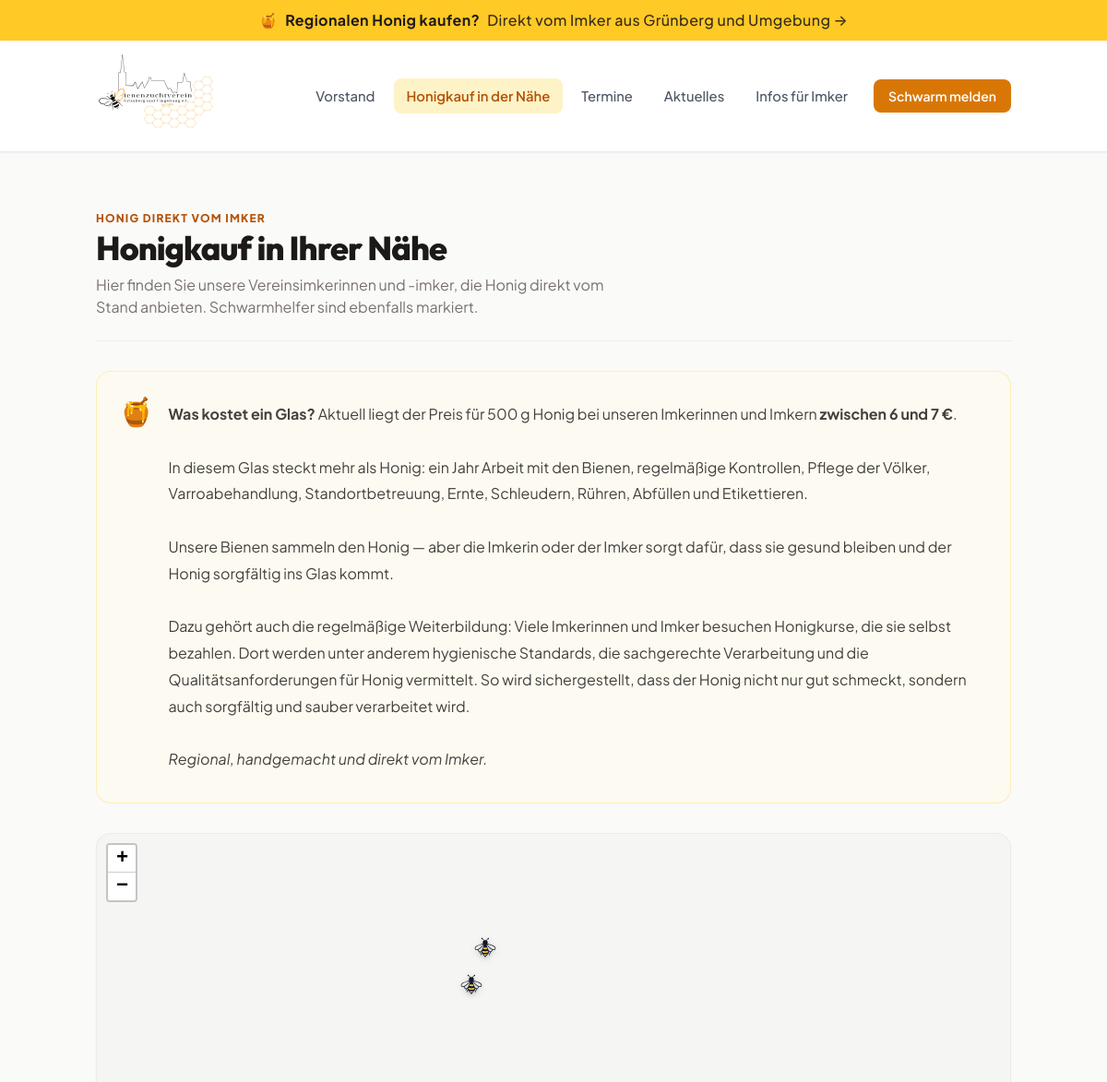
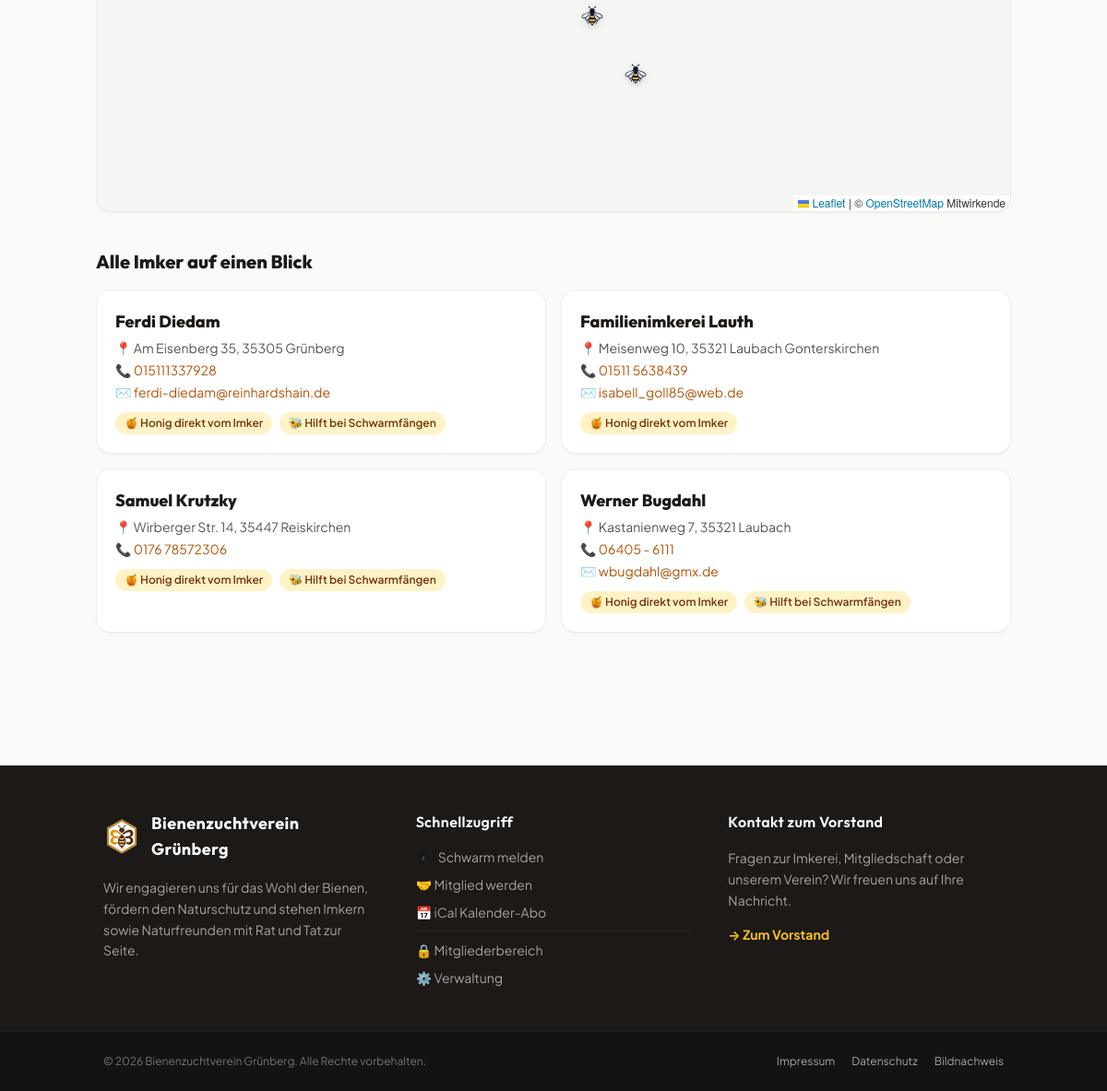
Page /imker.php on the committed database (2 pictures, top to bottom).
### tables this page shows
CREATE TABLE page_blocks (
    slug          VARCHAR(100) NOT NULL,
    title         VARCHAR(255) DEFAULT NULL,
    body          MEDIUMTEXT,
    updated_at    DATETIME NOT NULL DEFAULT CURRENT_TIMESTAMP ON UPDATE CURRENT_TIMESTAMP,
    updated_by    INT UNSIGNED DEFAULT NULL,
    PRIMARY KEY (slug)
);

CREATE TABLE imker (
    id            INT UNSIGNED NOT NULL AUTO_INCREMENT,
    name          VARCHAR(128) NOT NULL,
    street        VARCHAR(255) DEFAULT NULL,
    postal_code   VARCHAR(10)  DEFAULT NULL,
    city          VARCHAR(128) DEFAULT NULL,
    lat           DECIMAL(10,7) DEFAULT NULL,
    lng           DECIMAL(10,7) DEFAULT NULL,
    phone         VARCHAR(64)  DEFAULT NULL,
    email         VARCHAR(128) DEFAULT NULL,
    sells_honey   TINYINT(1) NOT NULL DEFAULT 0,
    swarm_helper  TINYINT(1) NOT NULL DEFAULT 0,
    description   TEXT,
    consent_given TINYINT(1) NOT NULL DEFAULT 0,
    is_published  TINYINT(1) NOT NULL DEFAULT 1,
    sort_order    INT NOT NULL DEFAULT 0,
    created_at    DATETIME NOT NULL DEFAULT CURRENT_TIMESTAMP,
    updated_at    DATETIME NOT NULL DEFAULT CURRENT_TIMESTAMP ON UPDATE CURRENT_TIMESTAMP,
    PRIMARY KEY (id),
    KEY ix_imker_pub (is_published, consent_given, lat)
);

### library/Database.php (called while the page is built, shortened)
<?php
final class Database
{
    private static ?PDO $pdo = null;
    public static function pdo(): PDO
    {
        if (self::$pdo !== null) {
            return self::$pdo;
        }
        if (defined('DB_SOCKET') && DB_SOCKET) {
            $dsn = sprintf('mysql:unix_socket=%s;dbname=%s;charset=utf8mb4', DB_SOCKET, DB_NAME);
        } else {
            $dsn = sprintf('mysql:host=%s;port=%d;dbname=%s;charset=utf8mb4',
                DB_HOST, DB_PORT, DB_NAME);
        }
        self::$pdo = new PDO($dsn, DB_USER, DB_PASS, [
            PDO::ATTR_ERRMODE            => PDO::ERRMODE_EXCEPTION,
            PDO::ATTR_DEFAULT_FETCH_MODE => PDO::FETCH_ASSOC,
            PDO::ATTR_EMULATE_PREPARES   => false,
            (defined('Pdo\Mysql::ATTR_INIT_COMMAND') ? \Pdo\Mysql::ATTR_INIT_COMMAND : PDO::MYSQL_ATTR_INIT_COMMAND)
                => 'SET NAMES utf8mb4 COLLATE utf8mb4_unicode_ci',
        ]);
        return self::$pdo;
    }
}

### library/Helpers.php (called while the page is built, shortened)
<?php
function h(?string $s): string
{
    return htmlspecialchars((string)$s, ENT_QUOTES | ENT_SUBSTITUTE, 'UTF-8');
}
function clean_html(?string $html): string
{
    if (!$html) return '';
    $allowed = '<p><br><strong><em><b><i><u><ul><ol><li><a><h1><h2><h3><h4><blockquote><div><del><pre><code>';
    $clean = strip_tags($html, $allowed);
    $clean = preg_replace_callback('/<a\s+([^>]*)>/i', static function ($m) {
        $attrs = $m[1];
        $href  = '';
        if (preg_match('/href\s*=\s*"([^"]*)"/i', $attrs, $hm)) $href = $hm[1];
        elseif (preg_match("/href\s*=\s*'([^']*)'/i", $attrs, $hm)) $href = $hm[1];
        if (!preg_match('#^(https?:|mailto:|tel:|/)#i', $href)) {
            return '';
        }
        $title  = '';
        if (preg_match('/title\s*=\s*"([^"]*)"/i', $attrs, $tm)) $title = $tm[1];
        $target = (preg_match('/target\s*=\s*"_blank"/i', $attrs)) ? ' target="_blank" rel="noopener noreferrer"' : '';
        return '<a href="' . h($href) . '"' . ($title ? ' title="' . h($title) . '"' : '') . $target . '>';
    }, $clean) ?? '';
    return $clean;
}
function nav_active(string $path, string $current): string
{
    return ($path === $current) ? ' aria-current="page" class="font-semibold text-amber-700"' : '';
}
function webcal_url(string $path = '/termine.ics'): string
{
    $host = $_SERVER['HTTP_HOST'] ?? 'bienenzuchtverein-gruenberg.de';
    return 'webcal://' . $host . $path;
}
function block(string $slug, string $default = ''): string
{
    static $cache = [];
    if (!array_key_exists($slug, $cache)) {
        try {
            $stmt = Database::pdo()->prepare("SELECT body FROM page_blocks WHERE slug = ?");
            $stmt->execute([$slug]);
            $cache[$slug] = $stmt->fetchColumn();
        } catch (Throwable $e) {
            $cache[$slug] = false;
        }
    }
    return $cache[$slug] !== false ? (string)$cache[$slug] : $default;
}
function block_html(string $slug, string $default = ''): string
{
    return clean_html(block($slug, $default));
}

### public/imker.php (the view, shortened to what this page needs)
<?php
$pdo = Database::pdo();
$rows = $pdo->query(
    "SELECT id, name, street, postal_code, city, lat, lng, phone, email,
            sells_honey, swarm_helper, description
       FROM imker
      WHERE is_published = 1
        AND consent_given = 1
        AND lat IS NOT NULL
        AND lng IS NOT NULL
      ORDER BY sort_order ASC, id ASC"
)->fetchAll();
$mapData = array_map(fn($r) => [
    'id'    => (int)$r['id'],
    'name'  => $r['name'],
    'addr'  => trim(($r['street'] ?? '') . ', ' . trim(($r['postal_code'] ?? '') . ' ' . ($r['city'] ?? '')), ', '),
    'lat'   => (float)$r['lat'],
    'lng'   => (float)$r['lng'],
    'phone' => $r['phone'],
    'email' => $r['email'],
    'honey' => (bool)$r['sells_honey'],
    'swarm' => (bool)$r['swarm_helper'],
    'desc'  => clean_html($r['description'] ?? ''),
], $rows);
Templates::header('Honigkauf in Ihrer Nähe', '/imker.php');
?>
<link rel="stylesheet" href="https://unpkg.com/leaflet@1.9.4/dist/leaflet.css"
>
<section class="max-w-5xl mx-auto px-4 py-12 md:py-16">
  <div class="border-b border-stone-200/60 pb-6 mb-8">
    <div class="text-xs uppercase tracking-widest text-honey-700 font-extrabold mb-1" data-edit-resource="page_blocks" data-edit-id="imker.eyebrow">
      <?= h(block('imker.eyebrow', 'Bienenfreunde in der Region')) ?>
    </div>
    <h1 class="text-3xl md:text-4xl font-display font-extrabold text-stone-900 tracking-tight" data-edit-resource="page_blocks" data-edit-id="imker.title">
      <?= h(block('imker.title', 'Imker auf der Karte')) ?>
    </h1>
    <p class="text-stone-500 mt-2 text-base max-w-xl" data-edit-resource="page_blocks" data-edit-id="imker.subtitle">
      <?= h(block('imker.subtitle', '')) ?>
    </p>
  </div>
  <div class="bg-honey-50/60 border border-honey-200/60 rounded-2xl p-5 md:p-6 mb-8 flex gap-4 items-start">
    <div class="text-3xl shrink-0">🍯</div>
    <div class="prose-bzv text-stone-700 text-sm md:text-base [&>p]:my-2" data-edit-resource="page_blocks" data-edit-id="imker.honig_preis">
      <?= block_html('imker.honig_preis',
          '<p><strong>Was kostet ein Glas?</strong> Aktuell liegt der Preis für 500 g Vereinshonig bei unseren '
        . 'Imkerinnen und Imkern <strong>zwischen 6 und 7 €</strong>. Das mag erst einmal viel klingen — bedenken '
        . 'Sie aber: für 500 g Honig muss eine Biene rund 40.000-mal ausfliegen, dabei legt das ganze Volk zusammen '
        . 'eine Strecke von etwa 120.000 km zurück. Das ist 3-mal um die Erde. Pro Glas. Ohne Trinkgeld.</p>'
        . '<p>Den genauen Preis und die verfügbaren Sorten erfragen Sie am besten direkt bei dem Imker Ihrer Wahl.</p>') ?>
    </div>
  </div>
  <?php if (!$mapData): ?>
    <div class="bg-stone-50 border border-stone-200/60 rounded-2xl p-8 text-center" data-edit-resource="page_blocks" data-edit-id="imker.empty">
      <img src="/assets/bee.svg" alt="" class="w-12 h-12 mx-auto mb-3 opacity-60">
      <p class="text-stone-600"><?= h(block('imker.empty', 'Aktuell sind noch keine Imker auf der Karte eingetragen.')) ?></p>
    </div>
  <?php else: ?>
    <div id="imker-map" class="w-full h-[500px] rounded-2xl border border-stone-200/60 shadow-sm overflow-hidden"
         style="background: #f5f5f4;"></div>
    <h2 class="text-xl font-display font-extrabold text-stone-900 mt-10 mb-4">Alle Imker auf einen Blick</h2>
    <div class="grid sm:grid-cols-2 gap-4">
      <?php foreach ($rows as $r): ?>
        <article class="bg-white border border-stone-200/60 rounded-2xl p-5 shadow-sm" data-edit-resource="imker" data-edit-id="<?= (int)$r['id'] ?>">
          <h3 class="font-display font-extrabold text-stone-900 text-lg"><?= h($r['name']) ?></h3>
          <?php if ($r['street'] || $r['city']): ?>
            <p class="text-sm text-stone-600 mt-1">📍 <?= h(trim(($r['street'] ?? '') . ', ' . trim(($r['postal_code'] ?? '') . ' ' . ($r['city'] ?? '')), ', ')) ?></p>
          <?php endif; ?>
          <?php if ($r['phone']): ?>
            <p class="text-sm mt-1"><a href="tel:<?= h(preg_replace('/[^0-9+]/', '', $r['phone'])) ?>" class="text-honey-700 hover:underline">📞 <?= h($r['phone']) ?></a></p>
          <?php endif; ?>
          <?php if ($r['email']): ?>
            <p class="text-sm mt-1"><a href="mailto:<?= h($r['email']) ?>" class="text-honey-700 hover:underline">✉️ <?= h($r['email']) ?></a></p>
          <?php endif; ?>
          <?php if ($r['sells_honey'] || $r['swarm_helper']): ?>
            <div class="flex flex-wrap gap-2 mt-3 text-xs">
              <?php if ($r['sells_honey']): ?><span class="bg-amber-100 text-amber-900 px-2.5 py-1 rounded-full font-semibold">🍯 Honig direkt vom Imker</span><?php endif; ?>
              <?php if ($r['swarm_helper']): ?><span class="bg-amber-100 text-amber-900 px-2.5 py-1 rounded-full font-semibold">🐝 Hilft bei Schwarmfängen</span><?php endif; ?>
            </div>
          <?php endif; ?>
        </article>
      <?php endforeach; ?>
    </div>
  <?php endif; ?>
</section>
<?php Templates::footer(); ?>

### library/Templates.php (shortened to what this page needs)
<?php
final class Templates
{
    public static function header(string $pageTitle = '', string $currentPath = '/'): void
    {
        ?>
<!DOCTYPE html>
<html lang="de" class="scroll-smooth">
<head>
    <script src="https://cdn.tailwindcss.com"></script>
</head>
<body class="min-h-screen bg-stone-50 text-stone-900 font-sans flex flex-col antialiased">
<a href="/imker.php" class="relative block bg-gradient-to-r from-amber-400 via-honey-400 to-amber-400 text-stone-900 text-center py-2.5 px-4 font-bold tracking-wide shadow-sm hover:brightness-105 transition duration-150 z-50">
  <div class="max-w-5xl mx-auto flex items-center justify-center gap-2 text-sm sm:text-base">
    <span class="text-base">🍯</span>
    <span data-edit-resource="page_blocks" data-edit-id="banner.honig.text">
      <?= h(block('banner.honig.text', 'Regionalen Honig kaufen?')) ?>
    </span>
    <span class="hidden sm:inline font-medium text-stone-900/90" data-edit-resource="page_blocks" data-edit-id="banner.honig.suffix">
      <?= h(block('banner.honig.suffix', 'Direkt vom Imker aus Grünberg und Umgebung →')) ?>
    </span>
  </div>
</a>
<header class="sticky top-0 bg-white/90 backdrop-blur-md border-b border-stone-200/80 shadow-sm z-40 transition-all duration-300">
  <div class="max-w-5xl mx-auto px-4 py-3 flex items-center justify-between">
    <a href="/" class="flex items-center group" aria-label="Zur Startseite">
      <img src="/assets/logo.svg" alt="<?= h(SITE_NAME) ?>"
           class="h-20 md:h-24 w-auto group-hover:scale-[1.02] transition-transform duration-200"
           width="1836" height="1336">
    </a>
    <nav class="hidden md:flex items-center gap-1.5">
      <a href="/vorstand.php"<?= nav_active('/vorstand.php', $currentPath) ?>>Vorstand</a>
      <a href="/imker.php"<?= nav_active('/imker.php', $currentPath) ?>>Honigkauf in der Nähe</a>
      <a href="/termine.php"<?= nav_active('/termine.php', $currentPath) ?>>Termine</a>
      <a href="/aktuelles.php"<?= nav_active('/aktuelles.php', $currentPath) ?>>Aktuelles</a>
      <a href="/infos.php"<?= nav_active('/infos.php', $currentPath) ?>>Infos für Imker</a>
      <a href="/schwarm.php" class="ml-2 bg-amber-600 hover:bg-amber-700 text-white font-semibold px-4 py-2 rounded-lg text-sm transition-all shadow-sm hover:shadow shadow-amber-600/10">Schwarm melden</a>
    </nav>
  </div>
</header>
<main class="flex-1">
<?php
    }
    public static function footer(): void
    {
        ?>
</main>
<footer class="mt-20 bg-stone-900 border-t border-stone-800 text-stone-400 text-sm">
  <div class="max-w-5xl mx-auto px-6 py-12 grid sm:grid-cols-3 gap-10">
    <div class="space-y-4">
      <div class="flex items-center gap-3">
        <img src="/assets/favicon.png" alt="" class="w-10 h-10 object-contain shrink-0" width="256" height="256">
        <span class="font-display font-bold text-white text-lg tracking-wide"><?= h(SITE_NAME) ?></span>
      </div>
      <p class="text-stone-400 leading-relaxed max-w-xs">
        Wir engagieren uns für das Wohl der Bienen, fördern den Naturschutz und stehen Imkern sowie Naturfreunden mit Rat und Tat zur Seite.
      </p>
    </div>
    <div>
      <div class="font-display font-semibold text-white text-base tracking-wide mb-4" data-edit-resource="page_blocks" data-edit-id="footer.quicklinks.title">
        <?= h(block('footer.quicklinks.title', 'Schnellzugriff')) ?>
      </div>
      <ul class="space-y-2.5">
        <li><a href="/schwarm.php" class="hover:text-amber-400 transition-colors flex items-center gap-2"><img src="/assets/bee.svg" alt="" class="w-4 h-4">Schwarm melden</a></li>
        <li><a href="/mitglied-werden.php" class="hover:text-amber-400 transition-colors flex items-center gap-2">🤝 Mitglied werden</a></li>
        <li><a href="<?= h(webcal_url('/termine.ics')) ?>" class="hover:text-amber-400 transition-colors flex items-center gap-2">📅 iCal Kalender-Abo</a></li>
        <li><a href="/mitglieder/" class="hover:text-amber-400 transition-colors flex items-center gap-2 border-t border-stone-800/80 pt-2.5 mt-2">🔒 Mitgliederbereich</a></li>
        <li><a href="/admin/login.php" class="hover:text-amber-400 transition-colors flex items-center gap-2">⚙️ Verwaltung</a></li>
      </ul>
    </div>
    <div class="space-y-4">
      <div class="font-display font-semibold text-white text-base tracking-wide" data-edit-resource="page_blocks" data-edit-id="footer.kontakt.title">
        <?= h(block('footer.kontakt.title', 'Kontakt zum Vorstand')) ?>
      </div>
      <p class="text-stone-400 leading-relaxed" data-edit-resource="page_blocks" data-edit-id="footer.kontakt.body">
        <?= h(block('footer.kontakt.body', 'Fragen zur Imkerei, Mitgliedschaft oder unserem Verein? Wir freuen uns auf Ihre Nachricht.')) ?>
      </p>
      <a href="/vorstand.php" class="inline-flex items-center gap-2 text-amber-400 hover:text-amber-300 font-bold transition-colors">
        → Zum Vorstand
      </a>
    </div>
  </div>
  <div class="border-t border-stone-800/60 bg-stone-950/40">
    <div class="max-w-5xl mx-auto px-6 py-6 flex flex-col sm:flex-row items-center justify-between gap-4 text-xs">
      <span class="text-stone-500">© <?= date('Y') ?> <?= h(SITE_NAME) ?>. Alle Rechte vorbehalten.</span>
      <span class="space-x-4">
        <a href="/impressum.php" class="hover:text-white transition-colors">Impressum</a>
        <a href="/datenschutz.php" class="hover:text-white transition-colors">Datenschutz</a>
        <a href="/bildnachweis.php" class="hover:text-white transition-colors">Bildnachweis</a>
      </span>
    </div>
  </div>
</footer>
</body>
</html>
<?php
    }
}

### library/Templates.php (style rules this page uses)
body { text-rendering: optimizeLegibility; -webkit-font-smoothing: antialiased; }
header nav a { color: #4b5563; padding: 0.5rem 0.875rem; border-radius: 0.5rem; transition: all 0.2s cubic-bezier(0.4, 0, 0.2, 1); font-weight: 500; font-size: 0.925rem; display: inline-flex; align-items: center; gap: 0.25rem; }
header nav a[aria-current="page"] { color: #b45309; background-color: #fef3c7; font-weight: 600; }
.prose-bzv { font-size: 1.0625rem; line-height: 1.8; color: #44403c; }
@media (min-width: 768px) { .prose-bzv { font-size: 1.125rem; } }
.prose-bzv p, .prose-bzv > div { margin: 0 0 1em; line-height: 1.8; color: #44403c; }
.prose-bzv p + p, .prose-bzv > div + div, .prose-bzv p + div, .prose-bzv > div + p { margin-top: 1.8em; }

### rows in the picture
page_blocks: body "Regionalen Honig kaufen?"
page_blocks: body "Direkt vom Imker aus Grünberg und Umgebung →"
page_blocks: body "HONIG DIREKT VOM IMKER"
page_blocks: body "Honigkauf in Ihrer Nähe"
page_blocks: body "Hier finden Sie unsere Vereinsimkerinnen und -imker, die Honig direkt vom Stand anbieten. Schwarmhelfer sind ebenfalls markiert."
page_blocks: body "Was kostet ein Glas? Aktuell liegt der Preis für 500 g Honig bei unseren Imkerinnen und Imkern zwischen 6 und 7 € . In diesem Glas steckt mehr als Honig: ein Jahr Arbeit mit den Bienen, regelmäßige Kontrollen, Pflege der Völker, Varroabehandlung, Standortbetreuung, Ernte, Schleudern, Rühren, Abfüllen und Etikettieren. Unsere Bienen sammeln den Honig — aber die Imkerin oder der Imker sorgt dafür, dass sie gesund bleiben und der Honig sorgfältig ins Glas kommt. Dazu gehört auch die regelmäßige Weiterbildung: Viele Imkerinnen und Imker besuchen Honigkurse, die sie selbst bezahlen. Dort werden unter anderem hygienische Standards, die sachgerechte Verarbeitung und die Qualitätsanforderungen für…"
imker: name "Ferdi Diedam", street+postal_code+city "Am Eisenberg 35, 35305 Grünberg", phone "015111337928", email "ferdi-diedam@reinhardshain.de", sells_honey "🍯 Honig direkt vom Imker"
imker: name "Familienimkerei Lauth", street+postal_code+city "Meisenweg 10, 35321 Laubach Gonterskirchen", phone "01511 5638439", email "isabell_goll85@web.de", sells_honey "🍯 Honig direkt vom Imker"
imker: name "Samuel Krutzky", street+postal_code+city "Wirberger Str. 14, 35447 Reiskirchen", phone "0176 78572306", sells_honey "🍯 Honig direkt vom Imker"
imker: name "Werner Bugdahl", street+postal_code+city "Kastanienweg 7, 35321 Laubach", phone "06405 - 6111", email "wbugdahl@gmx.de", sells_honey "🍯 Honig direkt vom Imker"
page_blocks: body "Schnellzugriff"
page_blocks: body "Kontakt zum Vorstand"
page_blocks: body "Fragen zur Imkerei, Mitgliedschaft oder unserem Verein? Wir freuen uns auf Ihre Nachricht."

### other values in the picture
SITE_NAME "Bienenzuchtverein Grünberg"
